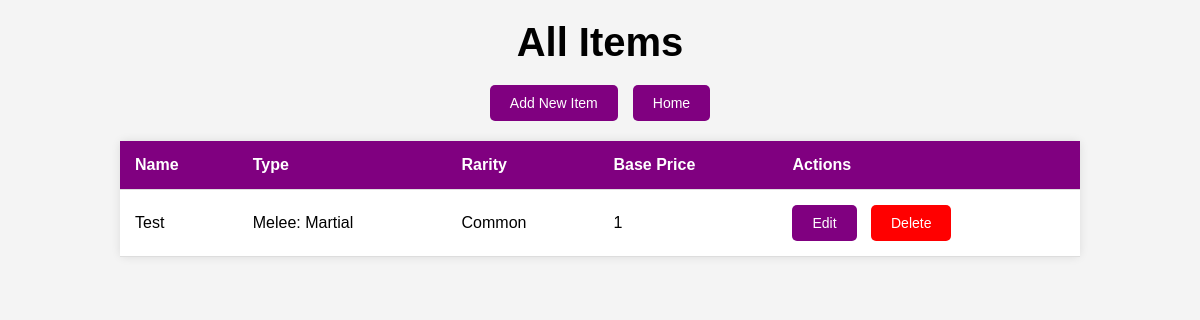
Page /items/ on the earlier database version.
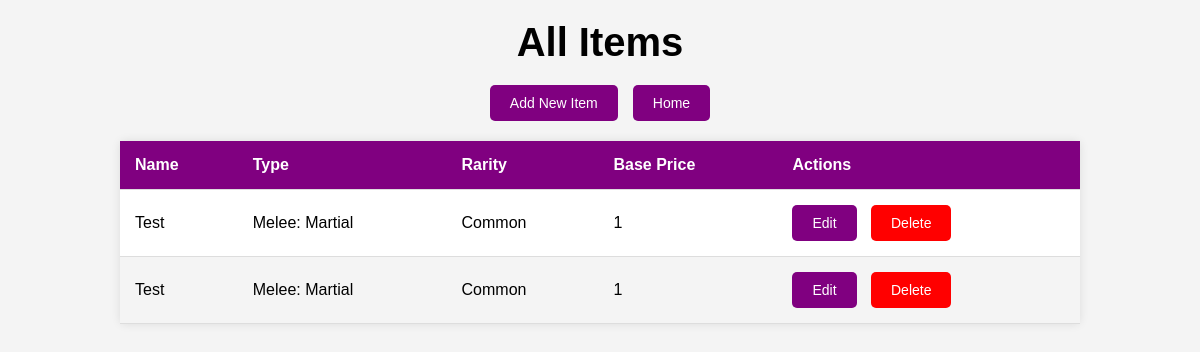
Same page on the later database version.
### app/models.py (models this page shows, shortened)
class Item(db.Model):
    __tablename__ = "items"
    item_id = db.Column(db.Integer, primary_key=True)
    name = db.Column(db.String(100), nullable=False, index=True)
    type = db.Column(db.String(50), nullable=False)
    rarity = db.Column(db.String(50), nullable=False)
    base_price = db.Column(db.Integer, nullable=False)
    description = db.Column(db.Text)
    range = db.Column(db.String(50))
    damage = db.Column(db.String(100))
    rate_of_fire = db.Column(db.Integer)
    min_str = db.Column(db.String(10))
    notes = db.Column(db.Text)
    inventory = db.relationship("ShopInventory", back_populates="item")

### app/routes/item_routes.py (the view)
@item_bp.route("/", methods=["GET"])
def view_all_items():
    items = Item.query.all()  # Fetch all items in the database
    return render_template("view_items.html", items=items)

### app/templates/view_items.html (shortened to what this page needs)
<!DOCTYPE html>
<html>
<head>
</head>
<body>
    <h1>All Items</h1>
    <div class="button-container">
        <button class="button" onclick="window.location.href='{{ url_for('item.add_new_item') }}'">Add New Item</button>
        <button class="button" onclick="window.location.href='/'">Home</button>
    </div>
    <table>
        <thead>
            <tr>
                <th>Name</th>
                <th>Type</th>
                <th>Rarity</th>
                <th>Base Price</th>
                <th>Actions</th>
            </tr>
        </thead>
        <tbody>
            {% for item in items %}
            <tr>
                <td>{{ item.name }}</td>
                <td>{{ item.type }}</td>
                <td>{{ item.rarity }}</td>
                <td>{{ item.base_price }}</td>
                <td>
                    <a href="{{ url_for('item.edit_item', item_id=item.item_id) }}" class="button">Edit</a>
                    <form method="POST" action="{{ url_for('item.delete_item', item_id=item.item_id) }}" style="display:inline;">
                        <button type="submit" class="delete-button">Delete</button>
                    </form>
                </td>
            </tr>
            {% endfor %}
        </tbody>
    </table>
</body>
</html>

### app/templates/view_items.html (style rules this page uses)
body { display: flex; flex-direction: column; align-items: center; justify-content: flex-start; height: 100vh; margin: 0; font-family: Arial, sans-serif; background-color: #f4f4f4; }
h1 { font-size: 2.5rem; color: black; margin-top: 20px; margin-bottom: 20px; }
.button-container { display: flex; justify-content: center; gap: 15px; margin-bottom: 20px; }
.button { background-color: purple; color: white; border: none; padding: 10px 20px; border-radius: 5px; font-size: 14px; cursor: pointer; transition: background-color 0.3s, transform 0.3s; }
.delete-button { background-color: red; color: white; border: none; padding: 10px 20px; border-radius: 5px; cursor: pointer; font-size: 14px; transition: background-color 0.3s, transform 0.3s; }
table { width: 80%; border-collapse: collapse; margin-bottom: 20px; background-color: white; border-radius: 5px; box-shadow: 0 0 10px rgba(0, 0, 0, 0.1); }
th, td { padding: 15px; text-align: left; border-bottom: 1px solid #ddd; }
th { background-color: purple; color: white; }
tr:nth-child(even) { background-color: #f4f4f4; }
tr:nth-child(odd) { background-color: white; }
a { color: purple; text-decoration: none; margin-right: 10px; }

Differences in the rows shown:
added Item: name "Test", type "Melee: Martial", rarity "Common", base_price "1"
